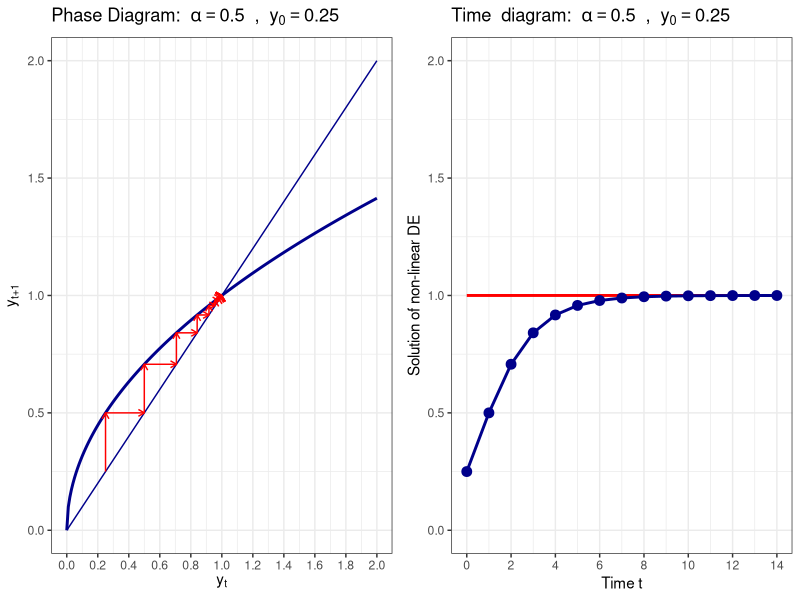
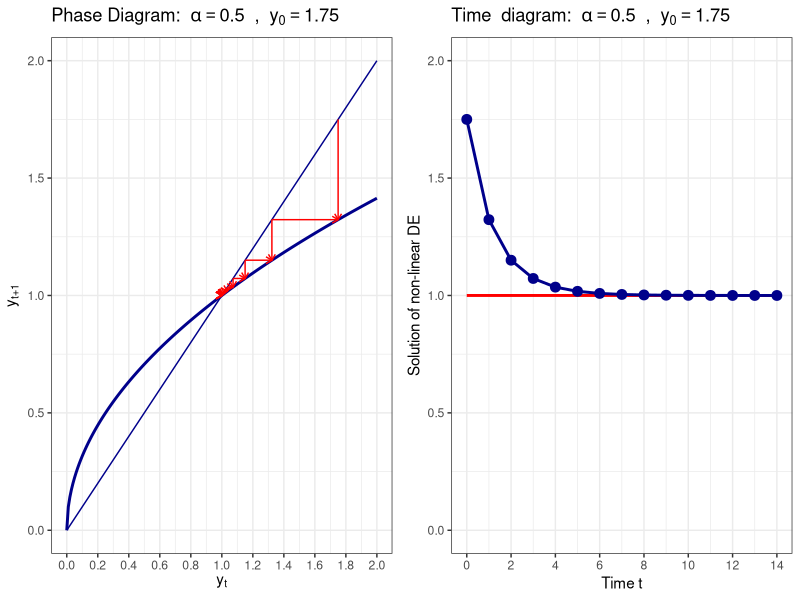
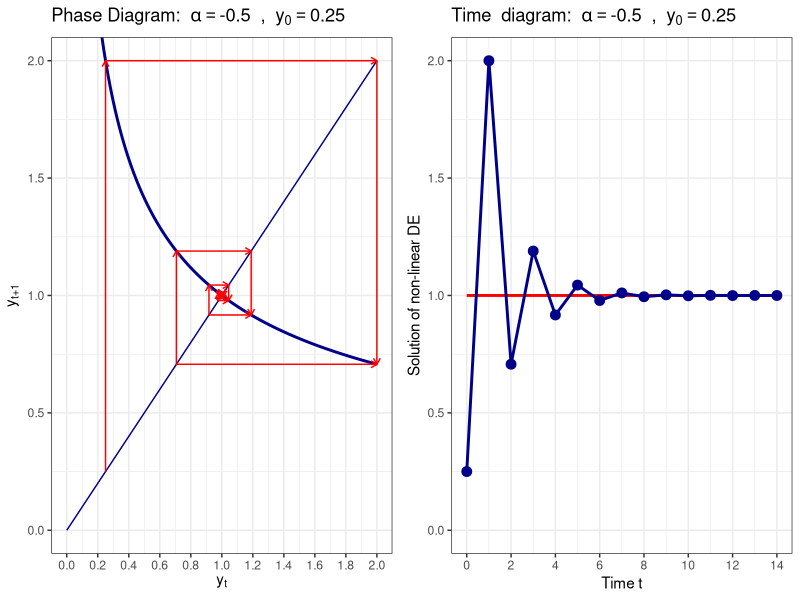
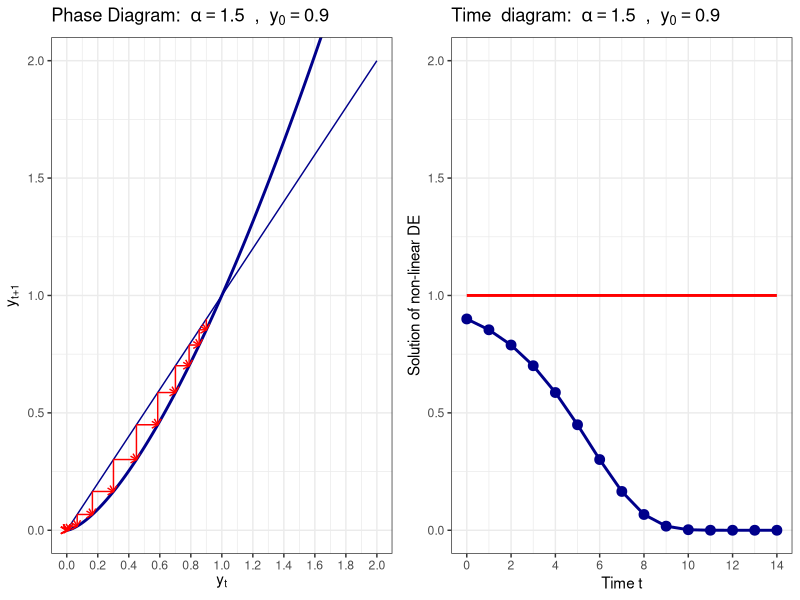
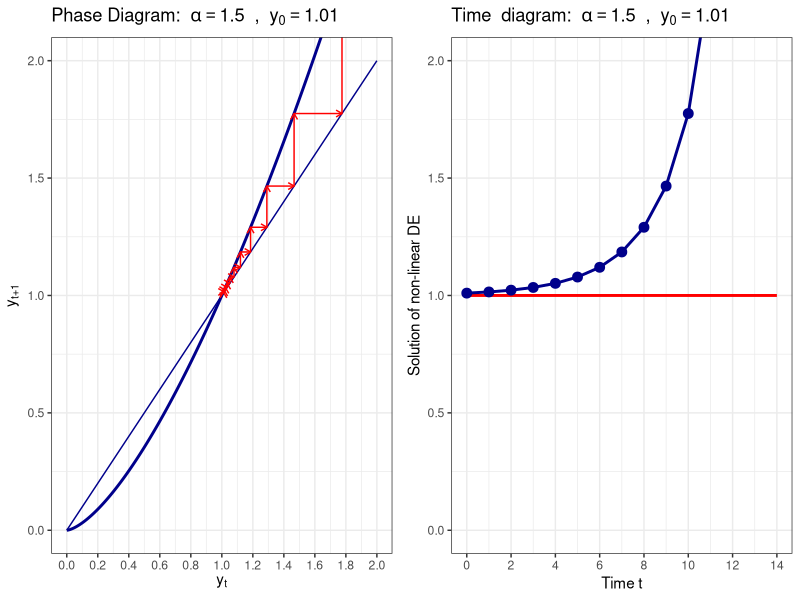
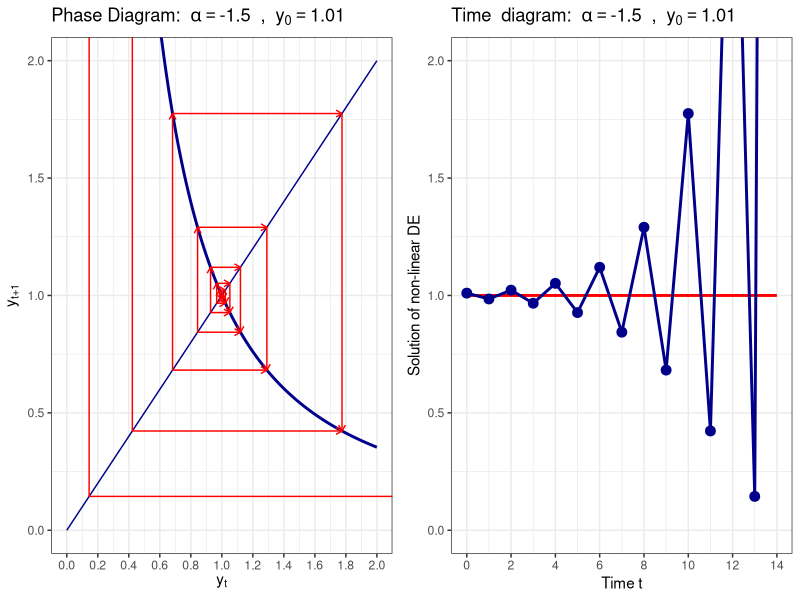

Here is the R script that generated these plots, in order:
#######################################
### Non-Linear Difference Equations
#######################################

# Clear the workspace and load libraries
rm(list = ls())
library(reshape2)
library(base)
library(ggplot2)
library(grid)
library(stringr)
library(tidyverse)
library(gridExtra) 


########### 
# Iterates forward the non-difference equation with f(y) = y^alpha
#     y_0   : starting value
#     alpha : curvature parameter
#     T     : for how many periods to iterate
########### 
diff_eq <- function(y_0, alpha, T) {
  y <- y_0
  if(T > 0) {
    for (t in 2:(T+1)) {
      y[t] = y[t-1]^alpha
    }
  }
  return(y)
} 


########### 
# Generates a phase diagram with some starting value for T periods
#     y_0   : starting value
#     alpha : parameter of the difference equation
#     T     : for how many periods to iterate
###########
plot_phase <- function(y_0, alpha, T) {
  
  # simulate equation forward
  y <- diff_eq(y_0, alpha, T)
  
  # First plot the function itself
  dat <- data.frame(
    x = seq(0.0, 2, by=0.01),
    f = seq(0.0, 2, by=0.01)^alpha
  )
  
  myplot <- ggplot(data=dat) + 
    geom_line(aes(x=x, y=f), color= "darkblue", size=1) +
    geom_line(aes(x=x, y=x), color= "darkblue", size=0.5) +
    coord_cartesian(xlim=c(0, 2), ylim=c(0, 2)) + 
    scale_x_continuous(breaks=seq(0, 2, 0.2)) +
    labs(x = expression('y'['t']),
         y = expression('y'['t+1']),
         title= bquote("Phase Diagram: " ~ alpha == .(alpha) ~ " , " ~ y[0] == .(y_0))) +
    theme_bw()
  
  # add single steps to the phase diagram
  if(T >= 1) {
    for (t in 1:T) {
      
      # add the vertical line
      dat <- data.frame(d1 = c(y[t], y[t]),
                        d2 = c(y[t], y[t+1]))
      myplot <- myplot + geom_line(data=dat, aes(x=d1, y=d2), color = "red", size=0.5, arrow = arrow(length = unit(0.02, "npc")))
      
      # add the horizontal line
      dat <- data.frame(d1 = c(y[t], y[t+1]),
                        d2 = c(y[t+1], y[t+1]))
      myplot <- myplot + geom_line(data=dat, aes(x=d1, y=d2), color = "red", size=0.5, arrow = arrow(length = unit(0.02, "npc")))
    }
  }
  
  # print the plot
  return(myplot)
}


########### 
# Plots a forward simulated difference equation
#     y_0   : starting value
#     alpha : parameter of the difference equation
#     T     : for how many periods to iterate
########### 
plot_diff <- function(y_0, alpha, T) {
  
  # simulate equation forward
  y <- diff_eq(y_0, alpha, T)
  
  # generate plotting data
  dat <- data.frame(
    time = seq(0, T, 1),
    DE = y,
    stst = array(1, c(T+1))
  )
  
  aval <- sprintf("%5.2f", alpha)
  yval <- sprintf("%5.2f", y_0)
  
  # now generate the plot
  myplot <- ggplot(data=dat) + 
    geom_line(aes(x=time, y=stst), color="red", size=1) +
    geom_line(aes(x=time, y=DE), color="darkblue", size=1) +
    geom_point(aes(x=time, y=DE), color="darkblue", size=3, show.legend = FALSE) +
    coord_cartesian(xlim=c(0, T), ylim=c(0,2)) + 
    scale_x_continuous(breaks=seq(0, T, 2)) +
    labs(x = "Time t",
         y = "Solution of non-linear DE",
         title= bquote("Time  diagram: " ~ alpha == .(alpha) ~ " , " ~ y[0] == .(y_0))) +
    theme_bw()
  
  # print the plot
  return(myplot)
}


########### 
# Plot Phase and Time Diagram into one graph
#     y_0   : starting value
#     alpha : parameter of the difference equation
#     T     : for how many periods to iterate
###########
plot_both <- function(y_0, alpha, T) {
  
  #  phase diagram
  phase_diagram <- plot_phase(y_0, alpha, T)
  
  # time diagram
  time_diagram <- plot_diff(y_0, alpha, T)
  
  # plot one next to the other
  grid.arrange(phase_diagram, time_diagram, ncol=2)
}



########### 
# Generate different plots
########### 

T = 14;

# Monotone convergence from left
plot_both(0.25, 0.5, T)

# Monotone convergence from right
plot_both(1.75, 0.5, T)

# Alternating convergence
plot_both(0.25, -0.5, T)

# Monotone convergence to other steady state
plot_both(0.9, 1.5, T)

# Monotone divergence
plot_both(1.01, 1.5, T)

# Alternating divergence
plot_both(1.01, -1.5, T)
